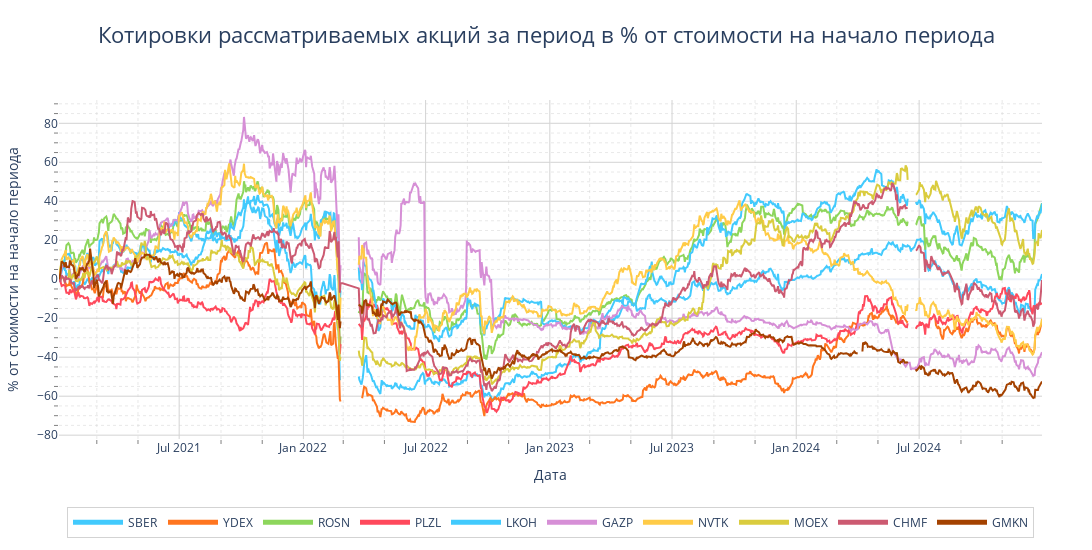

Source (notebook cell):
### Code cell
df = data.copy()
df = (df / df.iloc[0] - 1) * 100

cols_to_show = ['1W', '1M', '1Y', '5Y', '10Y', '30Y']
plot_ts_plotly(
    df.reset_index(),
    x='Дата',
    y=df.columns,
    title='Котировки рассматриваемых акций за период в % от стоимости на начало периода',
    xaxis_title='Дата',
    yaxis_title='% от стоимости на начало периода'
    
)

# fig, ax = plt.subplots(figsize=(25, 10), dpi=150)
# df.plot(ax=ax)
# make_ax_better(ax, locators=['y'])
# ax.legend(ncols=2)
# ax.set_title('Котировки рассматриваемых акций за период в % от стоимости на начало периода', fontsize=25)
# ax.set_ylabel('% от стоимости на начало периода', fontsize=16)
# ax.set_xlabel('Дата', fontsize=16)
# plt.show()

### Figure 1 — Plotly figure (JSON) as saved in the notebook; plotly's stock layout.template omitted (floating-point values rounded to 4 significant figures; data arrays with more than 128 entries replaced by an {"elided": "..."} marker saying what was removed)
{"data": [{"hovertemplate": "<b>SBER</b>: %{y:.1f}%<extra></extra>", "line": {"color": "#42CAFD"}, "mode": "lines", "name": "SBER", "type": "scatter", "x": {"elided": "1000 str values"}, "y": {"elided": "1000 float values"}}, {"hovertemplate": "<b>YDEX</b>: %{y:.1f}%<extra></extra>", "line": {"color": "#FF751F"}, "mode": "lines", "name": "YDEX", "type": "scatter", "x": {"elided": "1000 str values"}, "y": {"elided": "1000 float values"}}, {"hovertemplate": "<b>ROSN</b>: %{y:.1f}%<extra></extra>", "line": {"color": "#8DD65C"}, "mode": "lines", "name": "ROSN", "type": "scatter", "x": {"elided": "1000 str values"}, "y": {"elided": "1000 float values"}}, {"hovertemplate": "<b>PLZL</b>: %{y:.1f}%<extra></extra>", "line": {"color": "#FF495C"}, "mode": "lines", "name": "PLZL", "type": "scatter", "x": {"elided": "1000 str values"}, "y": {"elided": "1000 float values"}}, {"hovertemplate": "<b>LKOH</b>: %{y:.1f}%<extra></extra>", "line": {"color": "#42CAFD"}, "mode": "lines", "name": "LKOH", "type": "scatter", "x": {"elided": "1000 str values"}, "y": {"elided": "1000 float values"}}, {"hovertemplate": "<b>GAZP</b>: %{y:.1f}%<extra></extra>", "line": {"color": "#D68FD6"}, "mode": "lines", "name": "GAZP", "type": "scatter", "x": {"elided": "1000 str values"}, "y": {"elided": "1000 float values"}}, {"hovertemplate": "<b>NVTK</b>: %{y:.1f}%<extra></extra>", "line": {"color": "#FFCB47"}, "mode": "lines", "name": "NVTK", "type": "scatter", "x": {"elided": "1000 str values"}, "y": {"elided": "1000 float values"}}, {"hovertemplate": "<b>MOEX</b>: %{y:.1f}%<extra></extra>", "line": {"color": "#DACC3E"}, "mode": "lines", "name": "MOEX", "type": "scatter", "x": {"elided": "1000 str values"}, "y": {"elided": "1000 float values"}}, {"hovertemplate": "<b>CHMF</b>: %{y:.1f}%<extra></extra>", "line": {"color": "#CC5A71"}, "mode": "lines", "name": "CHMF", "type": "scatter", "x": {"elided": "1000 str values"}, "y": {"elided": "1000 float values"}}, {"hovertemplate": "<b>GMKN</b>: %{y:.1f}%<extra></extra>", "line": {"color": "#A44200"}, "mode": "lines", "name": "GMKN", "type": "scatter", "x": {"elided": "1000 str values"}, "y": {"elided": "1000 float values"}}], "layout": {"height": 550, "hovermode": "x unified", "legend": {"bgcolor": "rgba(255, 255, 255, 0.8)", "bordercolor": "lightgray", "borderwidth": 1, "font": {"size": 12}, "itemsizing": "constant", "itemwidth": 50, "orientation": "h", "traceorder": "normal", "x": 0.5, "xanchor": "center", "y": -0.2, "yanchor": "top"}, "margin": {"b": 50, "l": 50, "r": 50, "t": 100}, "title": {"font": {"size": 22}, "text": "Котировки рассматриваемых акций за период в % от стоимости на начало периода", "x": 0.5, "xanchor": "center", "y": 0.95, "yanchor": "top"}, "width": 1100, "xaxis": {"gridcolor": "lightgray", "gridwidth": 1, "minor": {"gridcolor": "rgba(211, 211, 211, 0.5)", "griddash": "dot", "showgrid": true, "tickcolor": "gray", "ticklen": 4}, "showgrid": true, "title": {"text": "Дата"}}, "yaxis": {"gridcolor": "lightgray", "gridwidth": 1, "minor": {"gridcolor": "rgba(211, 211, 211, 0.5)", "griddash": "dot", "showgrid": true, "tickcolor": "gray", "ticklen": 4}, "showgrid": true, "title": {"text": "% от стоимости на начало периода"}}}}
